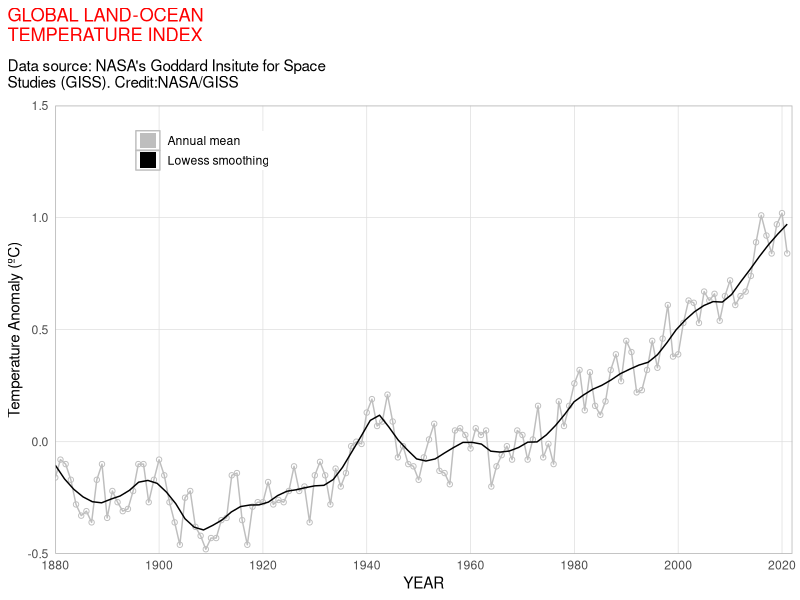
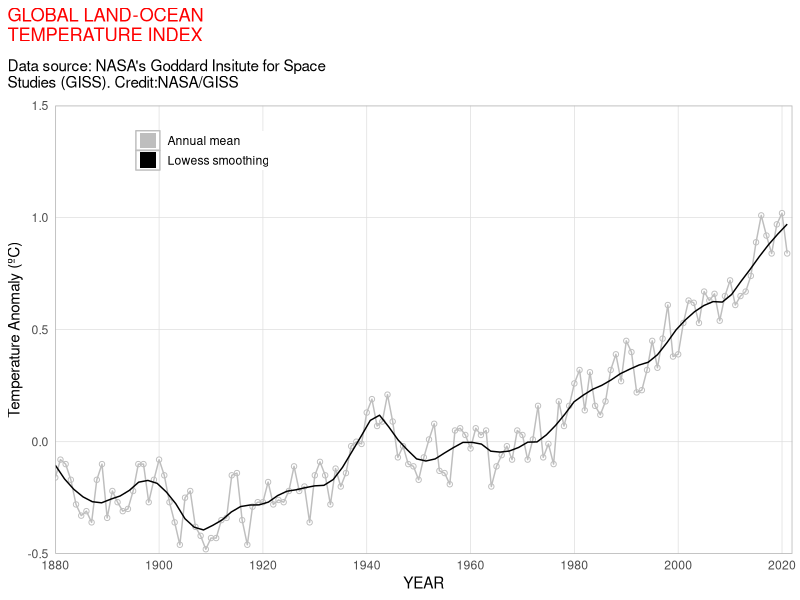

These charts were generated, in order, by the following R code:
library(tidyverse)

read_csv("data/GLB.Ts+dSST.csv",skip = 1,na="***") %>%
  select(year=Year,t_diff='J-D')%>%
  ggplot(aes(x=year,y=t_diff))+
  geom_point(shape=21,fill="white",aes(color="1"),show.legend = T)+
  geom_line(aes(color="1"),size=0.5,show.legend = F)+
  geom_smooth(se=FALSE,size=0.5,span=0.15,aes(color="2"),show.legend = F)+
  theme_light()+
  labs(x="YEAR",
       y="Temperature Anomaly (ºC)",
       title = "GLOBAL LAND-OCEAN\nTEMPERATURE INDEX",
       subtitle = "Data source: NASA's Goddard Insitute for Space\nStudies (GISS). Credit:NASA/GISS")+
  scale_x_continuous(breaks=seq(1880,2023,20),expand = c(0,0))+
  scale_y_continuous(limits=c(-0.5,1.5),expand = c(0,0))+
  scale_color_manual(name=NULL,
                     breaks = c(1,2),
                     values = c("gray","black"),
                     labels=c("Annual mean","Lowess smoothing"),
                     guide=guide_legend(override.aes = list(shape=15,size=5)))+
  theme(
        plot.title.position = "plot",
        plot.title = element_text(margin = margin(b=10),color = "red"),
        plot.subtitle = element_text(margin = margin(b=10)),
    legend.position = c(0.2,0.9),
        legend.title = element_text(size=0),
        #legend.background = element_blank(),
        legend.key.height = unit(10,"pt"),
        legend.margin = margin(0,0,0,0),
        legend.key = element_rect(color = "gray",size=0.5,margin(0,0,0,0)),
      panel.grid.minor = element_blank(),
      axis.ticks = element_blank()
        )
ggsave("figures/temeprature_difference.png",height = 4,width = 6)
  
